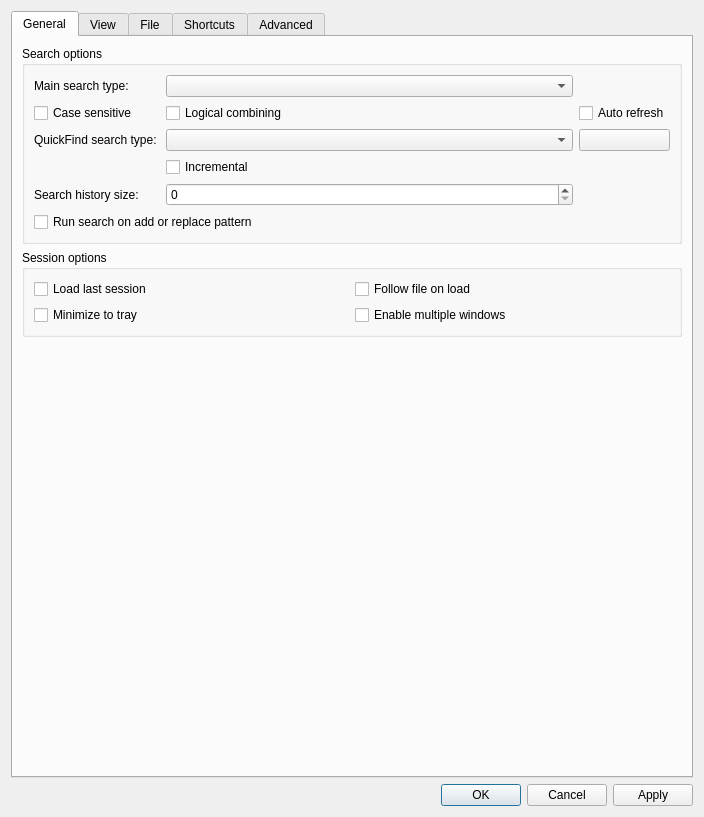
<?xml version="1.0" encoding="UTF-8"?>
<ui version="4.0">
 <class>OptionsDialog</class>
 <widget class="QDialog" name="OptionsDialog">
  <property name="geometry">
   <rect>
    <x>0</x>
    <y>0</y>
    <width>704</width>
    <height>817</height>
   </rect>
  </property>
  <property name="sizePolicy">
   <sizepolicy hsizetype="Fixed" vsizetype="Fixed">
    <horstretch>0</horstretch>
    <verstretch>0</verstretch>
   </sizepolicy>
  </property>
  <property name="windowTitle">
   <string>Klogg preferences</string>
  </property>
  <layout class="QVBoxLayout" name="verticalLayout_2">
   <item>
    <widget class="QTabWidget" name="tabWidget">
     <property name="enabled">
      <bool>true</bool>
     </property>
     <property name="currentIndex">
      <number>0</number>
     </property>
     <widget class="QWidget" name="general_tab">
      <attribute name="title">
       <string>General</string>
      </attribute>
      <layout class="QVBoxLayout" name="verticalLayout_3">
       <item>
        <widget class="QGroupBox" name="searchBox">
         <property name="sizePolicy">
          <sizepolicy hsizetype="Expanding" vsizetype="Fixed">
           <horstretch>0</horstretch>
           <verstretch>0</verstretch>
          </sizepolicy>
         </property>
         <property name="title">
          <string>Search options</string>
         </property>
         <layout class="QVBoxLayout" name="verticalLayout_4">
          <item>
           <layout class="QGridLayout" name="gridLayout">
            <item row="7" column="1">
             <widget class="QCheckBox" name="incrementalCheckBox">
              <property name="layoutDirection">
               <enum>Qt::LeftToRight</enum>
              </property>
              <property name="text">
               <string>Incremental</string>
              </property>
             </widget>
            </item>
            <item row="8" column="0">
             <widget class="QLabel" name="label_11">
              <property name="text">
               <string>Search history size:</string>
              </property>
             </widget>
            </item>
            <item row="0" column="0">
             <widget class="QLabel" name="label_3">
              <property name="text">
               <string>Main search type: </string>
              </property>
             </widget>
            </item>
            <item row="9" column="0" colspan="2">
             <widget class="QCheckBox" name="autoRunSearchOnAddCheckBox">
              <property name="text">
               <string>Run search on add or replace pattern</string>
              </property>
             </widget>
            </item>
            <item row="4" column="0">
             <widget class="QLabel" name="label_4">
              <property name="text">
               <string>QuickFind search type: </string>
              </property>
             </widget>
            </item>
            <item row="8" column="1">
             <widget class="QSpinBox" name="searchHistorySpinBox">
              <property name="maximum">
               <number>999</number>
              </property>
             </widget>
            </item>
            <item row="0" column="1">
             <widget class="QComboBox" name="mainSearchBox">
              <property name="sizePolicy">
               <sizepolicy hsizetype="Expanding" vsizetype="Fixed">
                <horstretch>0</horstretch>
                <verstretch>0</verstretch>
               </sizepolicy>
              </property>
             </widget>
            </item>
            <item row="4" column="2">
             <widget class="QPushButton" name="quickFindColorButton">
              <property name="text">
               <string/>
              </property>
             </widget>
            </item>
            <item row="4" column="1">
             <widget class="QComboBox" name="quickFindSearchBox">
              <property name="sizePolicy">
               <sizepolicy hsizetype="Expanding" vsizetype="Fixed">
                <horstretch>0</horstretch>
                <verstretch>0</verstretch>
               </sizepolicy>
              </property>
             </widget>
            </item>
            <item row="2" column="0">
             <widget class="QCheckBox" name="caseSensitiveCheckBox">
              <property name="text">
               <string>Case sensitive</string>
              </property>
             </widget>
            </item>
            <item row="2" column="1">
             <widget class="QCheckBox" name="logicalCombiningCheckBox">
              <property name="text">
               <string>Logical combining</string>
              </property>
             </widget>
            </item>
            <item row="2" column="2">
             <widget class="QCheckBox" name="autoRefreshCheckBox">
              <property name="text">
               <string>Auto refresh</string>
              </property>
             </widget>
            </item>
           </layout>
          </item>
         </layout>
        </widget>
       </item>
       <item>
        <widget class="QGroupBox" name="sessionBox">
         <property name="title">
          <string>Session options</string>
         </property>
         <layout class="QGridLayout" name="gridLayout_2">
          <item row="2" column="0">
           <widget class="QCheckBox" name="minimizeToTrayCheckBox">
            <property name="text">
             <string>Minimize to tray</string>
            </property>
           </widget>
          </item>
          <item row="0" column="0">
           <widget class="QCheckBox" name="loadLastSessionCheckBox">
            <property name="text">
             <string>Load last session</string>
            </property>
           </widget>
          </item>
          <item row="0" column="1">
           <widget class="QCheckBox" name="followFileOnLoadCheckBox">
            <property name="text">
             <string>Follow file on load</string>
            </property>
           </widget>
          </item>
          <item row="2" column="1">
           <widget class="QCheckBox" name="multipleWindowsCheckBox">
            <property name="text">
             <string>Enable multiple windows</string>
            </property>
           </widget>
          </item>
         </layout>
        </widget>
       </item>
       <item>
        <spacer name="verticalSpacer">
         <property name="orientation">
          <enum>Qt::Vertical</enum>
         </property>
         <property name="sizeHint" stdset="0">
          <size>
           <width>20</width>
           <height>0</height>
          </size>
         </property>
        </spacer>
       </item>
      </layout>
     </widget>
     <widget class="QWidget" name="viewTab">
      <attribute name="title">
       <string>View</string>
      </attribute>
      <layout class="QVBoxLayout" name="verticalLayout_12">
       <item>
        <widget class="QGroupBox" name="textGroupBox">
         <property name="sizePolicy">
          <sizepolicy hsizetype="Expanding" vsizetype="Fixed">
           <horstretch>0</horstretch>
           <verstretch>0</verstretch>
          </sizepolicy>
         </property>
         <property name="title">
          <string>Text</string>
         </property>
         <layout class="QVBoxLayout" name="verticalLayout_13">
          <item>
           <layout class="QVBoxLayout" name="verticalLayout_18">
            <item>
             <layout class="QHBoxLayout" name="horizontalLayout_7">
              <item>
               <widget class="QLabel" name="label">
                <property name="text">
                 <string>Font family: </string>
                </property>
               </widget>
              </item>
              <item>
               <widget class="QComboBox" name="fontFamilyBox">
                <property name="sizePolicy">
                 <sizepolicy hsizetype="Expanding" vsizetype="Fixed">
                  <horstretch>0</horstretch>
                  <verstretch>0</verstretch>
                 </sizepolicy>
                </property>
               </widget>
              </item>
              <item>
               <widget class="QLabel" name="label_2">
                <property name="text">
                 <string>Font size: </string>
                </property>
               </widget>
              </item>
              <item>
               <widget class="QComboBox" name="fontSizeBox">
                <property name="sizePolicy">
                 <sizepolicy hsizetype="Expanding" vsizetype="Fixed">
                  <horstretch>0</horstretch>
                  <verstretch>0</verstretch>
                 </sizepolicy>
                </property>
               </widget>
              </item>
             </layout>
            </item>
            <item>
             <layout class="QHBoxLayout" name="horizontalLayout_9"/>
            </item>
            <item>
             <widget class="QCheckBox" name="fontSmoothCheckBox">
              <property name="text">
               <string>Force font anti-aliasing</string>
              </property>
             </widget>
            </item>
            <item>
             <widget class="QCheckBox" name="boldFontCheckBox">
              <property name="text">
               <string>Use bold font (if supported by selected font)</string>
              </property>
             </widget>
            </item>
            <item>
             <widget class="QCheckBox" name="wrapTextCheckBox">
              <property name="text">
               <string>Enable text wrap on file open</string>
              </property>
             </widget>
            </item>
           </layout>
          </item>
         </layout>
        </widget>
       </item>
       <item>
        <layout class="QHBoxLayout" name="horizontalLayout_8">
         <item>
          <widget class="QGroupBox" name="languageGroupBox">
           <property name="title">
            <string>Language</string>
           </property>
           <layout class="QGridLayout" name="gridLayout_3">
            <item row="0" column="0">
             <widget class="QComboBox" name="languageComboBox"/>
            </item>
           </layout>
          </widget>
         </item>
         <item>
          <widget class="QGroupBox" name="styleBox">
           <property name="title">
            <string>Style</string>
           </property>
           <layout class="QVBoxLayout" name="verticalLayout_15">
            <item>
             <widget class="QComboBox" name="styleComboBox"/>
            </item>
           </layout>
          </widget>
         </item>
        </layout>
       </item>
       <item>
        <widget class="QGroupBox" name="hidpiGroupBox">
         <property name="title">
          <string>High DPI</string>
         </property>
         <layout class="QVBoxLayout" name="verticalLayout_14">
          <item>
           <widget class="QCheckBox" name="enableQtHiDpiCheckBox">
            <property name="text">
             <string>Enable Qt High DPI support</string>
            </property>
            <property name="checked">
             <bool>true</bool>
            </property>
           </widget>
          </item>
          <item>
           <layout class="QHBoxLayout" name="horizontalLayout_2">
            <item>
             <widget class="QLabel" name="label_7">
              <property name="text">
               <string>Scale rounding:</string>
              </property>
             </widget>
            </item>
            <item>
             <widget class="QComboBox" name="scaleRoundingComboBox">
              <property name="sizePolicy">
               <sizepolicy hsizetype="Expanding" vsizetype="Fixed">
                <horstretch>0</horstretch>
                <verstretch>0</verstretch>
               </sizepolicy>
              </property>
              <item>
               <property name="text">
                <string>Round</string>
               </property>
              </item>
              <item>
               <property name="text">
                <string>Ceil</string>
               </property>
              </item>
              <item>
               <property name="text">
                <string>Floor</string>
               </property>
              </item>
              <item>
               <property name="text">
                <string>RoundPreferFloor</string>
               </property>
              </item>
              <item>
               <property name="text">
                <string>PassThrough</string>
               </property>
              </item>
             </widget>
            </item>
           </layout>
          </item>
          <item>
           <widget class="QLabel" name="label_10">
            <property name="text">
             <string>Need to restart application to apply these settings</string>
            </property>
           </widget>
          </item>
         </layout>
        </widget>
       </item>
       <item>
        <widget class="QGroupBox" name="viewOtherGroupBox">
         <property name="title">
          <string>Miscellaneous</string>
         </property>
         <layout class="QVBoxLayout" name="verticalLayout_6">
          <item>
           <widget class="QCheckBox" name="hideAnsiColorsCheckBox">
            <property name="enabled">
             <bool>true</bool>
            </property>
            <property name="text">
             <string>Hide ANSI Colors (search performance will be reduced)</string>
            </property>
            <property name="checked">
             <bool>false</bool>
            </property>
           </widget>
          </item>
         </layout>
        </widget>
       </item>
       <item>
        <spacer name="verticalSpacer_4">
         <property name="orientation">
          <enum>Qt::Vertical</enum>
         </property>
         <property name="sizeHint" stdset="0">
          <size>
           <width>20</width>
           <height>40</height>
          </size>
         </property>
        </spacer>
       </item>
      </layout>
     </widget>
     <widget class="QWidget" name="file_watch_tab">
      <attribute name="title">
       <string>File</string>
      </attribute>
      <layout class="QVBoxLayout" name="verticalLayout_9">
       <item>
        <widget class="QGroupBox" name="fileChangeBox">
         <property name="title">
          <string>File change monitoring</string>
         </property>
         <layout class="QVBoxLayout" name="verticalLayout">
          <item>
           <widget class="QCheckBox" name="nativeFileWatchCheckBox">
            <property name="text">
             <string>Enable filesystem change monitoring</string>
            </property>
           </widget>
          </item>
          <item>
           <widget class="QCheckBox" name="pollingCheckBox">
            <property name="text">
             <string>Enable polling</string>
            </property>
           </widget>
          </item>
          <item>
           <layout class="QHBoxLayout" name="horizontalLayout_5">
            <item>
             <widget class="QLabel" name="label_5">
              <property name="text">
               <string>Polling interval (ms):</string>
              </property>
             </widget>
            </item>
            <item>
             <widget class="QLineEdit" name="pollIntervalLineEdit">
              <property name="maximumSize">
               <size>
                <width>16777215</width>
                <height>16777215</height>
               </size>
              </property>
              <property name="inputMethodHints">
               <set>Qt::ImhDigitsOnly</set>
              </property>
             </widget>
            </item>
           </layout>
          </item>
          <item>
           <widget class="QCheckBox" name="fastModificationDetectionCheckBox">
            <property name="text">
             <string>Use fast modification detection</string>
            </property>
           </widget>
          </item>
          <item>
           <widget class="QCheckBox" name="allowFollowOnScrollCheckBox">
            <property name="text">
             <string>Turn on follow on scroll past the end</string>
            </property>
           </widget>
          </item>
         </layout>
        </widget>
       </item>
       <item>
        <widget class="QGroupBox" name="encodingGroupBox">
         <property name="title">
          <string>Encoding</string>
         </property>
         <layout class="QVBoxLayout" name="verticalLayout_17">
          <item>
           <layout class="QHBoxLayout" name="horizontalLayout_3">
            <item>
             <widget class="QLabel" name="label_12">
              <property name="text">
               <string>Encoding for new files</string>
              </property>
             </widget>
            </item>
            <item>
             <widget class="QComboBox" name="encodingComboBox"/>
            </item>
           </layout>
          </item>
         </layout>
        </widget>
       </item>
       <item>
        <widget class="QGroupBox" name="recentFilesBox">
         <property name="sizePolicy">
          <sizepolicy hsizetype="Expanding" vsizetype="Fixed">
           <horstretch>0</horstretch>
           <verstretch>0</verstretch>
          </sizepolicy>
         </property>
         <property name="layoutDirection">
          <enum>Qt::LeftToRight</enum>
         </property>
         <property name="title">
          <string>Recent files</string>
         </property>
         <layout class="QVBoxLayout" name="verticalLayout_recentFilesBox">
          <item>
           <layout class="QHBoxLayout" name="horizontalLayout_6">
            <item>
             <widget class="QLabel" name="recentFilesLabel">
              <property name="sizePolicy">
               <sizepolicy hsizetype="Preferred" vsizetype="Preferred">
                <horstretch>1</horstretch>
                <verstretch>0</verstretch>
               </sizepolicy>
              </property>
              <property name="text">
               <string>Show the number of recently opened files:</string>
              </property>
             </widget>
            </item>
            <item>
             <widget class="QSpinBox" name="filesHistoryMaxItemsSpinBox">
              <property name="sizePolicy">
               <sizepolicy hsizetype="Minimum" vsizetype="Fixed">
                <horstretch>0</horstretch>
                <verstretch>0</verstretch>
               </sizepolicy>
              </property>
             </widget>
            </item>
           </layout>
          </item>
         </layout>
        </widget>
       </item>
       <item>
        <widget class="QGroupBox" name="archivesGroupBox">
         <property name="title">
          <string>Archives</string>
         </property>
         <layout class="QVBoxLayout" name="verticalLayout_10">
          <item>
           <widget class="QCheckBox" name="extractArchivesCheckBox">
            <property name="text">
             <string>Extract archives</string>
            </property>
           </widget>
          </item>
          <item>
           <widget class="QCheckBox" name="extractArchivesAlwaysCheckBox">
            <property name="text">
             <string>Extract archives without confirmation</string>
            </property>
           </widget>
          </item>
         </layout>
        </widget>
       </item>
       <item>
        <widget class="QGroupBox" name="downloadGroupBox">
         <property name="title">
          <string>File download</string>
         </property>
         <layout class="QVBoxLayout" name="verticalLayout_11">
          <item>
           <widget class="QCheckBox" name="verifySslCheckBox">
            <property name="text">
             <string>Verify certificates for https connections</string>
            </property>
            <property name="checked">
             <bool>true</bool>
            </property>
           </widget>
          </item>
         </layout>
        </widget>
       </item>
       <item>
        <spacer name="verticalSpacer_3">
         <property name="orientation">
          <enum>Qt::Vertical</enum>
         </property>
         <property name="sizeHint" stdset="0">
          <size>
           <width>20</width>
           <height>40</height>
          </size>
         </property>
        </spacer>
       </item>
      </layout>
     </widget>
     <widget class="QWidget" name="shortcutsTab">
      <attribute name="title">
       <string>Shortcuts</string>
      </attribute>
      <layout class="QVBoxLayout" name="verticalLayout_16">
       <item>
        <widget class="QTableWidget" name="shortcutsTable">
         <property name="columnCount">
          <number>3</number>
         </property>
         <attribute name="verticalHeaderVisible">
          <bool>false</bool>
         </attribute>
         <column/>
         <column/>
         <column/>
        </widget>
       </item>
       <item>
        <layout class="QHBoxLayout" name="horizontalLayout_0">
         <item>
          <spacer name="horizontalSpacer">
           <property name="orientation">
            <enum>Qt::Horizontal</enum>
           </property>
           <property name="sizeHint" stdset="0">
            <size>
             <width>40</width>
             <height>20</height>
            </size>
           </property>
          </spacer>
         </item>
         <item>
          <widget class="QPushButton" name="restoreShortcutsDefaults">
           <property name="text">
            <string>Restore defaults</string>
           </property>
          </widget>
         </item>
        </layout>
       </item>
      </layout>
     </widget>
     <widget class="QWidget" name="advanced_tab">
      <property name="enabled">
       <bool>true</bool>
      </property>
      <attribute name="title">
       <string>Advanced</string>
      </attribute>
      <layout class="QVBoxLayout" name="verticalLayout_5">
       <item>
        <widget class="QGroupBox" name="perfBox">
         <property name="title">
          <string>Indexing and search</string>
         </property>
         <layout class="QVBoxLayout" name="verticalLayout_20">
          <item>
           <layout class="QVBoxLayout" name="verticalLayout_19">
            <item>
             <layout class="QFormLayout" name="formLayout_2">
              <item row="0" column="0">
               <widget class="QLabel" name="regexpEngineLabel">
                <property name="text">
                 <string>Regular expressions engine:</string>
                </property>
               </widget>
              </item>
              <item row="0" column="1">
               <widget class="QComboBox" name="regexpEngineComboBox">
                <property name="sizePolicy">
                 <sizepolicy hsizetype="MinimumExpanding" vsizetype="Fixed">
                  <horstretch>0</horstretch>
                  <verstretch>0</verstretch>
                 </sizepolicy>
                </property>
               </widget>
              </item>
              <item row="1" column="0">
               <widget class="QLabel" name="label_8">
                <property name="text">
                 <string>Index file read buffer (Mib):</string>
                </property>
               </widget>
              </item>
              <item row="1" column="1">
               <widget class="QSpinBox" name="indexReadBufferSpinBox">
                <property name="sizePolicy">
                 <sizepolicy hsizetype="MinimumExpanding" vsizetype="Fixed">
                  <horstretch>0</horstretch>
                  <verstretch>0</verstretch>
                 </sizepolicy>
                </property>
                <property name="maximum">
                 <number>256</number>
                </property>
               </widget>
              </item>
              <item row="2" column="0">
               <widget class="QLabel" name="label_9">
                <property name="text">
                 <string>Search read buffer (lines):</string>
                </property>
               </widget>
              </item>
              <item row="2" column="1">
               <widget class="QSpinBox" name="searchReadBufferSpinBox">
                <property name="sizePolicy">
                 <sizepolicy hsizetype="MinimumExpanding" vsizetype="Fixed">
                  <horstretch>0</horstretch>
                  <verstretch>0</verstretch>
                 </sizepolicy>
                </property>
                <property name="suffix">
                 <string/>
                </property>
                <property name="maximum">
                 <number>100000</number>
                </property>
               </widget>
              </item>
             </layout>
            </item>
            <item>
             <widget class="QCheckBox" name="keepFileClosedCheckBox">
              <property name="toolTip">
               <string>File will be kept closed as much as possible. Affects only files opened after check state changed</string>
              </property>
              <property name="text">
               <string>Keep file closed (file reload required)</string>
              </property>
             </widget>
            </item>
            <item>
             <widget class="QCheckBox" name="compressedIndexCheckBox">
              <property name="text">
               <string>Use compressed index (file reload required)</string>
              </property>
              <property name="checked">
               <bool>true</bool>
              </property>
             </widget>
            </item>
            <item>
             <widget class="QCheckBox" name="parallelSearchCheckBox">
              <property name="text">
               <string>Use parallel search</string>
              </property>
              <property name="checked">
               <bool>true</bool>
              </property>
             </widget>
            </item>
            <item>
             <widget class="QCheckBox" name="optimizeForNotLatinEncodingsCheckBox">
              <property name="text">
               <string>Optimize search for non-latin encodings</string>
              </property>
             </widget>
            </item>
           </layout>
          </item>
         </layout>
        </widget>
       </item>
       <item>
        <widget class="QGroupBox" name="cachingBox">
         <property name="title">
          <string>Caching</string>
         </property>
         <property name="alignment">
          <set>Qt::AlignLeading|Qt::AlignLeft|Qt::AlignVCenter</set>
         </property>
         <property name="flat">
          <bool>false</bool>
         </property>
         <layout class="QFormLayout" name="formLayout">
          <property name="labelAlignment">
           <set>Qt::AlignLeading|Qt::AlignLeft|Qt::AlignVCenter</set>
          </property>
          <item row="0" column="0" colspan="2">
           <widget class="QCheckBox" name="searchResultsCacheCheckBox">
            <property name="text">
             <string>Enable search results cache</string>
            </property>
            <property name="checked">
             <bool>true</bool>
            </property>
           </widget>
          </item>
          <item row="1" column="0">
           <widget class="QLabel" name="label_6">
            <property name="text">
             <string>Search cache size (lines):</string>
            </property>
           </widget>
          </item>
          <item row="1" column="1">
           <widget class="QSpinBox" name="searchCacheSpinBox">
            <property name="sizePolicy">
             <sizepolicy hsizetype="MinimumExpanding" vsizetype="Fixed">
              <horstretch>0</horstretch>
              <verstretch>0</verstretch>
             </sizepolicy>
            </property>
            <property name="maximum">
             <number>10000000</number>
            </property>
            <property name="value">
             <number>100000</number>
            </property>
           </widget>
          </item>
         </layout>
        </widget>
       </item>
       <item>
        <widget class="QGroupBox" name="loggingBox">
         <property name="title">
          <string>Logging</string>
         </property>
         <layout class="QVBoxLayout" name="verticalLayout_8">
          <item>
           <widget class="QCheckBox" name="loggingCheckBox">
            <property name="text">
             <string>Enable logging</string>
            </property>
           </widget>
          </item>
          <item>
           <layout class="QHBoxLayout" name="horizontalLayout_4">
            <item>
             <widget class="QLabel" name="verbosityLabel">
              <property name="text">
               <string>Verbosity</string>
              </property>
             </widget>
            </item>
            <item>
             <widget class="QSpinBox" name="verbositySpinBox">
              <property name="enabled">
               <bool>false</bool>
              </property>
              <property name="maximum">
               <number>6</number>
              </property>
             </widget>
            </item>
           </layout>
          </item>
         </layout>
        </widget>
       </item>
       <item>
        <spacer name="verticalSpacer_2">
         <property name="orientation">
          <enum>Qt::Vertical</enum>
         </property>
         <property name="sizeHint" stdset="0">
          <size>
           <width>20</width>
           <height>20</height>
          </size>
         </property>
        </spacer>
       </item>
      </layout>
     </widget>
    </widget>
   </item>
   <item>
    <widget class="QDialogButtonBox" name="buttonBox">
     <property name="orientation">
      <enum>Qt::Horizontal</enum>
     </property>
     <property name="standardButtons">
      <set>QDialogButtonBox::Apply|QDialogButtonBox::Cancel|QDialogButtonBox::Ok</set>
     </property>
    </widget>
   </item>
  </layout>
 </widget>
 <resources/>
 <connections/>
 <designerdata>
  <property name="gridDeltaX">
   <number>10</number>
  </property>
  <property name="gridDeltaY">
   <number>10</number>
  </property>
  <property name="gridSnapX">
   <bool>true</bool>
  </property>
  <property name="gridSnapY">
   <bool>true</bool>
  </property>
  <property name="gridVisible">
   <bool>true</bool>
  </property>
 </designerdata>
</ui>
